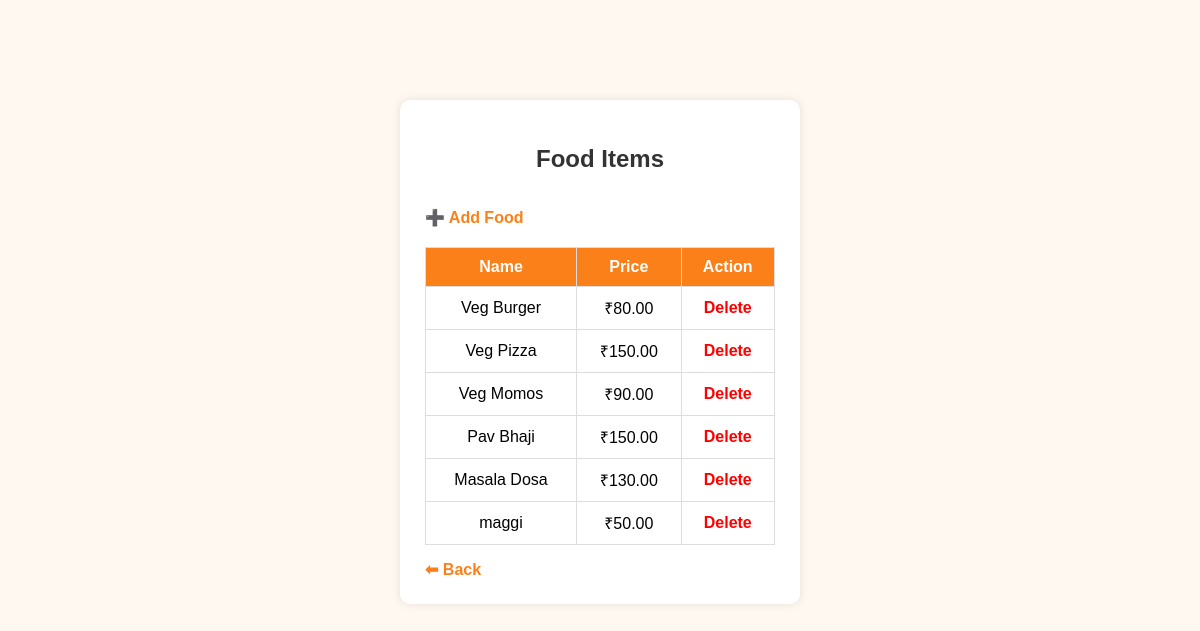
Screenshot of /admin-food/ (signed in) with the database file from the repository.
### main/models.py (models this page shows, shortened)
class FoodItem(models.Model):
    name = models.CharField(max_length=100)
    description = models.CharField(max_length=200)
    price = models.DecimalField(max_digits=6, decimal_places=2)
    image = models.CharField(max_length=200, blank=True, null=True)

### main/views.py (the view)
# urls.py: path('admin-food/', views.admin_food),
def admin_food(request):
    if 'admin' not in request.session:
        return redirect('/admin-login/')
    foods = FoodItem.objects.all()
    return render(request, 'main/admin_food.html', {'foods': foods})

### main/templates/main/admin_food.html
{% load static %}
<link rel="stylesheet" href="{% static 'main/style.css' %}">
<div class="admin-container">
  <h2>Food Items</h2>
  <a href="/add-food/" class="back-link">➕ Add Food</a>
  <table class="admin-table">
    <tr>
      <th>Name</th>
      <th>Price</th>
      <th>Action</th>
    </tr>
    {% for f in foods %}
    <tr>
      <td>{{ f.name }}</td>
      <td>₹{{ f.price }}</td>
      <td>
        <a href="/delete-food/{{ f.id }}/" class="delete-btn">Delete</a>
      </td>
    </tr>
    {% endfor %}
  </table>
  <a href="/admin-dashboard/" class="back-link">⬅ Back</a>
</div>

### main/static/main/style.css (style rules this page uses)
.form-container, .admin-container { width: 350px; margin: 100px auto; background: #fff; padding: 25px; border-radius: 10px; box-shadow: 0 0 10px rgba(0,0,0,0.1); }
.form-container h2, .admin-container h2 { text-align: center; color: #333; }
.admin-table { width: 100%; border-collapse: collapse; margin-top: 20px; }
.admin-table th, .admin-table td { border: 1px solid #ddd; padding: 10px; text-align: center; }
.admin-table th { background-color: #fc8019; color: white; }
.delete-btn { color: red; font-weight: bold; text-decoration: none; }
.back-link { display: inline-block; margin-top: 15px; text-decoration: none; color: #fc8019; font-weight: bold; }

### rows the page displays
FoodItem: name "Veg Burger", price "80.00"
FoodItem: name "Veg Pizza", price "150.00"
FoodItem: name "Veg Momos", price "90.00"
FoodItem: name "Pav Bhaji", price "150.00"
FoodItem: name "Masala Dosa", price "130.00"
FoodItem: name "maggi", price "50.00"
